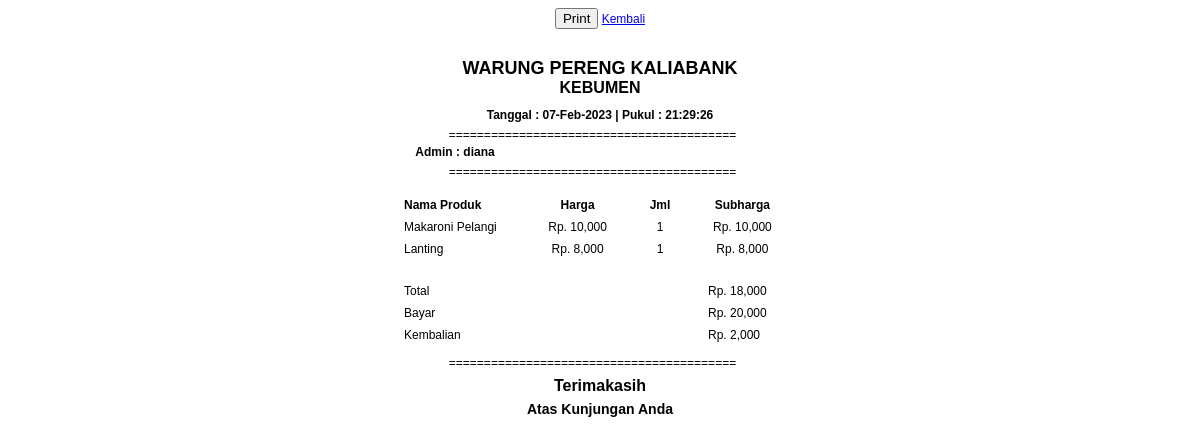
The page /admin/nota.php?idtran=8 (signed in) on the database its author committed.
### tables this page shows
CREATE TABLE `transaksi` (
  `id_transaksi` int(8) NOT NULL,
  `tgl_transaksi` date NOT NULL,
  `total_transaksi` int(11) NOT NULL,
  `bayar` int(11) NOT NULL,
  `kembalian` int(11) NOT NULL,
  `id_pengguna` int(5) NOT NULL
);

CREATE TABLE `pengguna` (
  `id_pengguna` int(5) NOT NULL,
  `nama` varchar(70) NOT NULL,
  `username` varchar(70) NOT NULL,
  `password` varchar(15) NOT NULL
);

CREATE TABLE `detail_transaksi` (
  `id_transaksi` int(8) NOT NULL,
  `id_produk` int(8) NOT NULL,
  `harga` int(11) NOT NULL,
  `jumlah` int(11) NOT NULL
);

CREATE TABLE `produk` (
  `id_produk` int(8) NOT NULL,
  `nama_produk` varchar(100) NOT NULL,
  `harga` int(11) NOT NULL,
  `stok` int(11) NOT NULL,
  `id_kategori` int(5) NOT NULL
);

### admin/nota.php (the view, shortened to what this page needs)
<?php
include "../library/connection.php";
$idtransaksi = $_GET['idtran'];
$query = mysqli_query($con, "SELECT * FROM transaksi LEFT JOIN pengguna ON transaksi.id_pengguna = pengguna.id_pengguna WHERE id_transaksi ='$idtransaksi'");
$row = mysqli_fetch_assoc($query);
?>
<!DOCTYPE html>
<html moznomarginboxes mozdisallowselectionprint>
<head>
</head>
<body>
    <div align="center">
        <span class="noprint">
            <input class="noprint" type="button" value="Print" onclick="window.print()">
            <a class="noprint" href="../index.php?hal=transaksi">Kembali</a>
        </span>
        <br /><br />
        <form class="form-transaksibayar">
            <h2 class="nama-nota">WARUNG PERENG KALIABANK</h2>
            <h3 class="nama-nota" style=" margin-top: -15px; font-size: 16px;">KEBUMEN</h3>
            <h4 class="nama-nota" style="margin-top: -5px;">
            <?php
                $tanggal = mktime(date("m"), date("d"), date("Y"));
                echo "Tanggal : " . date("d-M-Y", $tanggal) . " ";
                $jam = date("H:i:s");
                echo "| Pukul : " . $jam . " " . "";
                ?>
            </h4>
            <p style="margin-top: -10px; margin-left: -15px;">=========================================</p>
           <br>
           <h4 style="margin-top: -23px; margin-left: -290px;"> Admin : <?= $row['username'] ?> </h4>
            <p style="margin-top: -10px; margin-left: -15px;">=========================================</p>
            <table style="margin-top: 15px; " border="0" id="dataTable" width="400" cellspacing="0">
                <thead>
                    <tr>
                        <th style="width: 30%; text-align: left;">Nama Produk</th>
                        <th>Harga</th>
                        <th>Jml</th>
                        <th>Subharga</th>
                    </tr>
                </thead>
                <tbody>
                    <?php
                    $query2 = mysqli_query($con, "SELECT * FROM  detail_transaksi LEFT JOIN produk ON
            detail_transaksi.id_produk=produk.id_produk WHERE detail_transaksi.id_transaksi='$_GET[idtran]'");
                    while ($data = mysqli_fetch_assoc($query2)) {
                        $subharga = $data['harga'] * $data['jumlah'];
                    ?>
                        <tr>
                            <td><?= $data['nama_produk'] ?></td>
                            <td style="text-align: center;">Rp. <?= number_format($data['harga']) ?></td>
                            <td style="text-align: center;"><?= $data['jumlah'] ?></td>
                            <td style="text-align: center;">Rp. <?= number_format($subharga) ?></td>
                        </tr>
                    <?php
                    }
                    ?>
                </tbody>
            </table>
            <table style="margin-top: 20px;" border=" 0" id="dataTable" width="400" cellspacing="0">
                <tr>
                    <td style="width: 76%;">Total</td>
                    <td>Rp. <?= number_format($row['total_transaksi']) ?></td>
                </tr>
                <tr>
                    <td>Bayar </td>
                    <td>Rp. <?= number_format($row['bayar']) ?></td>
                </tr>
                <tr>
                    <td>Kembalian</td>
                    <td>Rp. <?= number_format($row['kembalian']) ?></td>
                </tr>
            </table>
            <table border=" 0" id="dataTable" width="400" cellspacing="0">
                <p style="margin-top: 10px; margin-left: -15px;">=========================================</p>
                <h3 style="margin-top: -5px; font-size: 16px; ">Terimakasih</h3>
                <h3 style="margin-top: -10px;">Atas Kunjungan Anda</h3>
            </table>
        </form>
</body>
</html>

### admin/nota.php (style rules this page uses)
body { font-family: verdana, arial, sans-serif; font-size: 12px; }
th, td { padding: 4px 4px 4px 4px; }
th { border-top: none; border-bottom: none; }
td { border-bottom: none; }
td, th { font-size: 12px; }

### rows shown on the page
transaksi: id_pengguna.username "diana", total_transaksi "18,000", bayar "20,000", kembalian "2,000"
detail_transaksi: id_produk.nama_produk "Makaroni Pelangi", id_produk.harga "10,000", jumlah "1", subharga "10,000"
detail_transaksi: id_produk.nama_produk "Lanting", id_produk.harga "8,000", jumlah "1", subharga "8,000"
